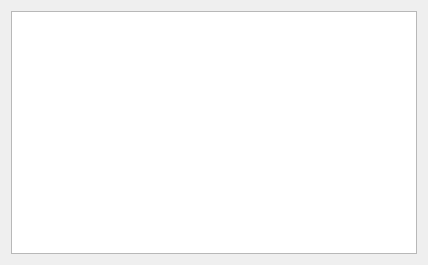
<?xml version="1.0" encoding="UTF-8"?>
<ui version="4.0">
 <class>Widget</class>
 <widget class="QWidget" name="Widget">
  <property name="geometry">
   <rect>
    <x>0</x>
    <y>0</y>
    <width>428</width>
    <height>265</height>
   </rect>
  </property>
  <property name="windowTitle">
   <string>Widget</string>
  </property>
  <layout class="QVBoxLayout" name="verticalLayout">
   <item>
    <widget class="QTableWidget" name="tableWidget"/>
   </item>
  </layout>
 </widget>
 <resources/>
 <connections/>
</ui>
